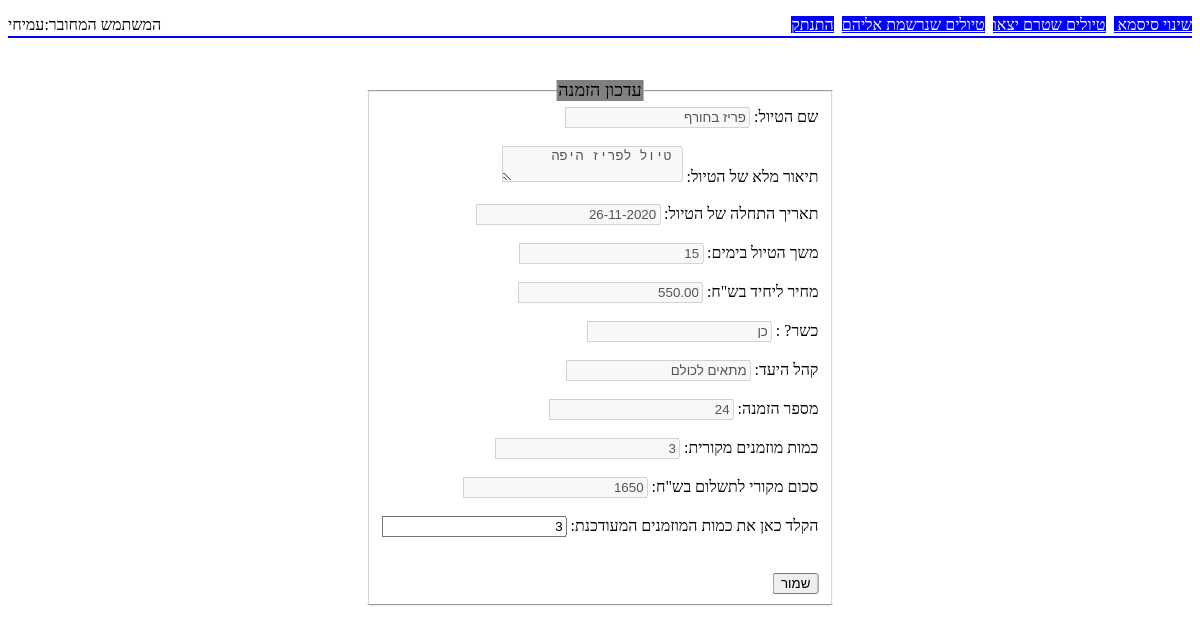
The app's page /updateOrder.php?orderNum=24 (signed in) with its own data.
### tables this page shows
CREATE TABLE `tbljourneys` (
  `journeyNum` int(11) NOT NULL COMMENT 'מספר טיול',
  `journeyName` varchar(128) NOT NULL COMMENT 'שם טיול',
  `journeyDescription` varchar(1024) NOT NULL COMMENT 'תיאור מסלול',
  `journeyStartDate` date NOT NULL COMMENT 'תאריך התחלה',
  `journeyDuration` int(11) NOT NULL COMMENT 'משך הטיול',
  `journeyPrice` decimal(9,2) NOT NULL COMMENT 'מחיר ליחיד',
  `journeyKosher` char(1) NOT NULL COMMENT 'כשר',
  `journeyAudiancesCode` int(11) NOT NULL COMMENT 'קוד קהל יעד'
);

CREATE TABLE `tblorders` (
  `orderNum` int(11) NOT NULL COMMENT 'מספר הזמנה',
  `orderUserNum` int(11) NOT NULL COMMENT 'מספר משתמש ',
  `orderJournyNum` int(11) NOT NULL COMMENT 'מספר טיול',
  `orderQuantity` int(11) NOT NULL COMMENT 'כמות מוזמנת',
  `orederDate` date NOT NULL COMMENT 'תאריך הזמנה'
);

### dbfuncsAgency.php (called while the page is built, shortened)
<?php
$audiance=array("0"=>"יש לבחור קהל יעד", "1"=>"מיטיבי לכת","2"=>"משפחות עם ילדים","3"=>"מתאים לכולם"
    ,"4"=>"פנסיונרים","5"=>"מחפשים חברה","6"=>"אחרי צבא");
$dsn = 'mysql:host=localhost;dbname=travelagencydb';
$username = 'root';
$password = '';
try {
    $db = new PDO($dsn, $username, $password, array(PDO::MYSQL_ATTR_FOUND_ROWS => true));
    $db->exec("set NAMES utf8");
} catch (PDOException $e) {
    echo "db connection open failed due: " . $e->getMessage();
    exit();
}
function getTripByOrder($order_id)
{
    global $db;
    try
    {
        $query = 'SELECT * FROM tbljourneys'
                . ' WHERE journeyNum = (select orderJournyNum from tblorders'
                . ' where orderNum=:o)';
        $statement = $db->prepare($query);
        $statement->bindValue(':o',$order_id);
        $statement->execute();
        $result = $statement->fetch();
        return $result;
    }
    catch (PDOException $ex) {
        echo "getTripByOrder failed due: " . $ex->getMessage();
        exit();
    }
}
function getOrder($order_id)
{
    global $db;
    try
    {
        $query = 'SELECT * FROM tblorders'
                . ' WHERE orderNum =:o';
        $statement = $db->prepare($query);
        $statement->bindValue(':o',$order_id);
        $statement->execute();
        $result = $statement->fetch();
        return $result;
    }
    catch (PDOException $ex) {
        echo "getOrder failed due: " . $ex->getMessage();
        exit();
    }
}

### updateOrder.php (the view, shortened to what this page needs)
<?php
require_once 'dbfuncsAgency.php';
if ($_SERVER["REQUEST_METHOD"] == "GET")
    {
       $order_id = $_GET['orderNum'];
       $order_details= getOrder($order_id);
       $quantity=$order_details["orderQuantity"];
       $trip_details=getTripByOrder($order_id);
       $name = $trip_details['journeyName'];
       $price = $trip_details['journeyPrice'];
       $description = $trip_details['journeyDescription'];
       $kosher = $trip_details['journeyKosher'];
       $audiancecode = $trip_details['journeyAudiancesCode'];
       $days = $trip_details['journeyDuration'];
       $date = $trip_details['journeyStartDate'];
    }
?>
<!DOCTYPE html>
<html  dir="rtl">
    <head>
        <link rel="stylesheet" href="site.css"/>
    </head>
    <body>
        <?php require_once 'menu.php';
        ?>
        <form method="post">
            <fieldset>
                <legend>עדכון הזמנה</legend>
               <label>שם הטיול:</label>
                <input disabled="" type="text" name="name" value="<?= $name ?>"/>
                <br><br>
                <label>תיאור מלא של הטיול:</label>
                <textarea name="desc" disabled="" class="scrollabletextbox"> <?= $description ?>
                </textarea>
                <br><br>
                <label>תאריך התחלה של הטיול:</label>
                <input disabled="" type="text" name="date" value="<?= date("d-m-Y", strtotime($date)) ?>"/>
                <br><br>
                <label>משך הטיול בימים:</label>
                <input disabled="" type="text" name="dura" value="<?= $days ?>"/>
                <br><br>
                <label>מחיר ליחיד בש"ח:</label>
                <input disabled="" type="text" name="price" value="<?= $price ?>"/>
                <br><br>
                <label>כשר? :</label>
                <input disabled="" type="text" name="kosher"
                 value="<?php if ($kosher=='ל'):
                                      echo 'לא';
                                  else: echo 'כן';
                                  endif; ?>" />
                <br><br>
                <label>קהל היעד:</label>
                <input disabled="" type="text" name="audiance" value="<?= $audiance[$audiancecode] ?>"/>
                <br><br>
                <label>מספר הזמנה:</label>
                <input disabled="" type="text" name="orderNum" value="<?= $order_id ?>"/>
                <br><br>
                <label>כמות מוזמנים מקורית:</label>
                <input disabled="" type="text" name="quantity" value="<?= $quantity ?>"/>
                <br><br>
                <label>סכום מקורי לתשלום בש"ח:</label>
                <input disabled="" type="text" name="totalprice" value="<?= $quantity * $price ?>"/>
                <br><br>
                <label>הקלד כאן את כמות המוזמנים המעודכנת:</label>
                <input type="text" name="updateQuan" value="<?= $quantity?>"/>
                <br><br>
                <input type="submit" value="שמור"/>
            </fieldset>
        </form>
        <br/>
    </body>
</html>

### site.css (style rules this page uses)
fieldset { margin:auto;display:inline;position: absolute; top: 10%; left: 50%; margin-right: -50%; transform: translate(-50%, 0) }
legend,caption { background-color: gray;font-size: large; text-align: center }

### records on screen
tbljourneys: name "פריז בחורף", desc "טיול לפריז היפה", date "26-11-2020", dura "15", price "550.00", kosher "כן", audiance "מתאים לכולם"
tblorders: quantity "3", totalprice "1650", updateQuan "3"

### other values on screen
$_SESSION['usr_rlnm'] "עמיחי"
